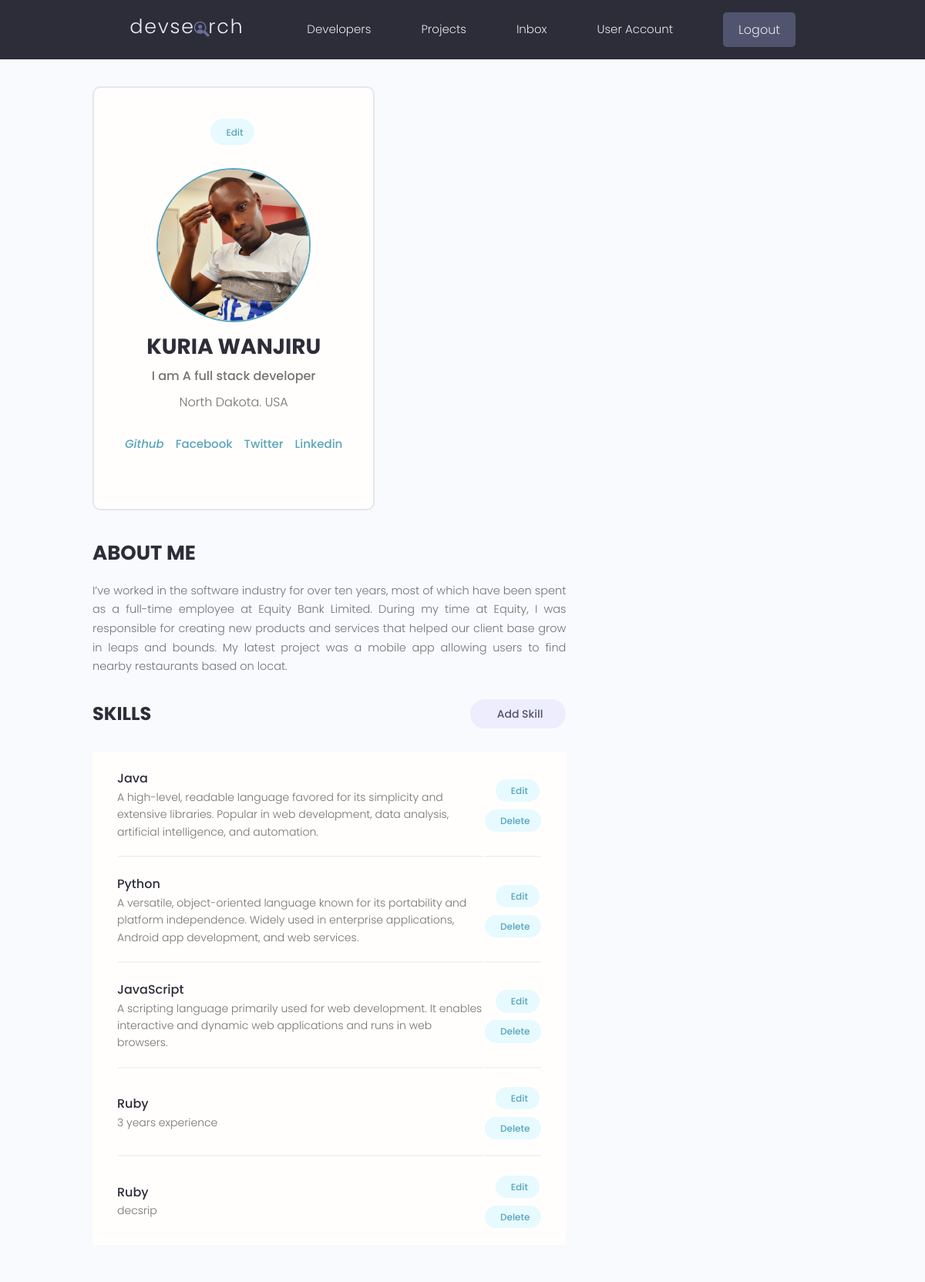
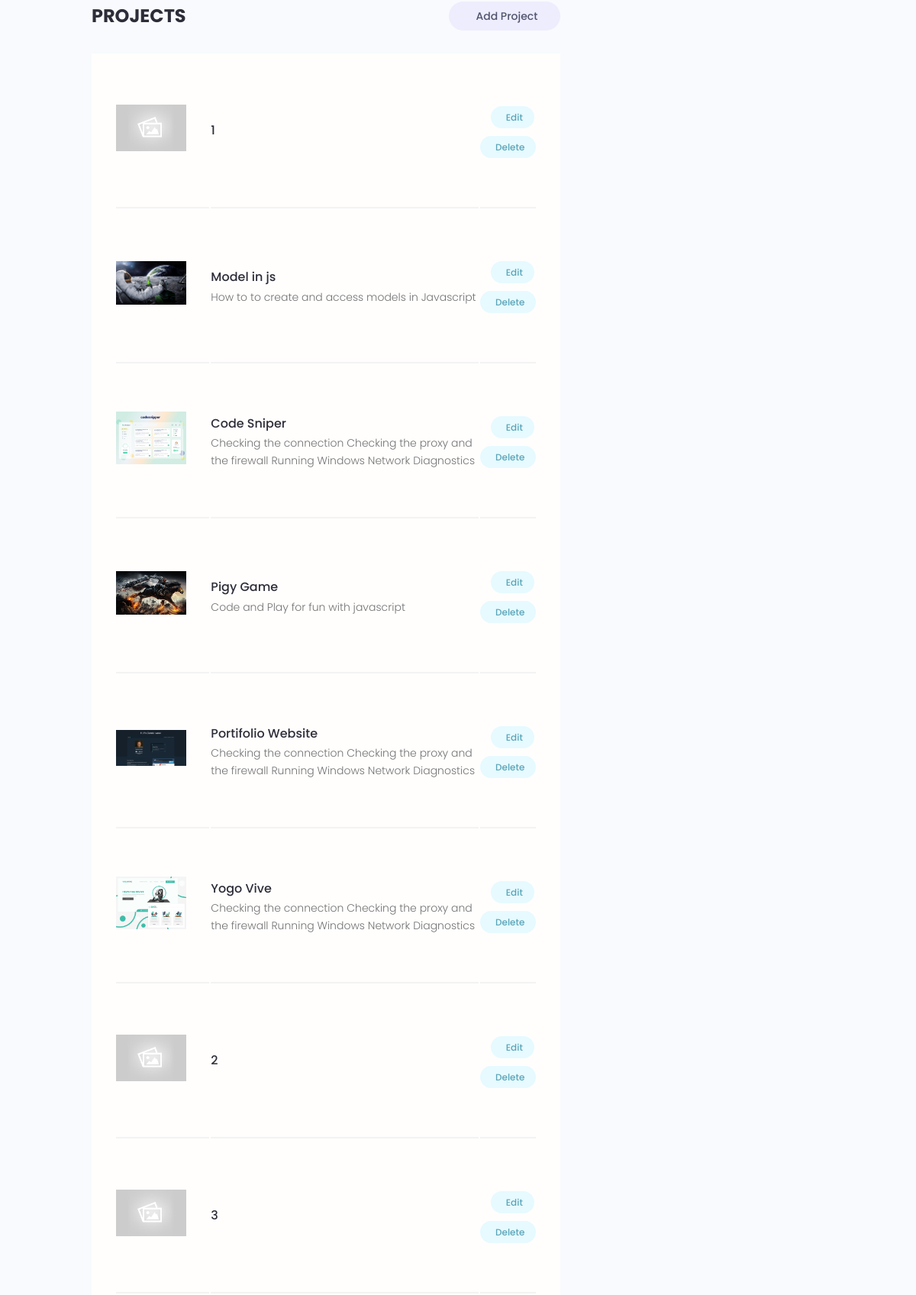
The app's page /account/ (signed in, upper part) with its own data (2 pictures, top to bottom).
### users/models.py (models this page shows, shortened)
class Profile(models.Model):
    user  = models.OneToOneField(User, on_delete=models.CASCADE, null=True, blank=True)
    name = models.CharField(max_length=200,null=True, blank=True)
    user_name = models.CharField(max_length=200,null=True, blank=True)
    location = models.CharField(max_length=200,null=True, blank=True)
    email = models.EmailField(max_length=500, null=True, blank=True)
    short_intro = models.CharField(max_length=200, null=True, blank=True)
    bio = models.TextField(null=True, blank=True)
    profile_image = models.FileField(null=True, blank=True,
                                    upload_to='profiles/', default="profiles/user-default.png")
    social_github = models.CharField(max_length=200,null=True, blank=True)
    social_facebook = models.CharField(max_length=200,null=True, blank=True)
    social_twitter = models.CharField(max_length=200,null=True, blank=True)
    social_linkedin = models.CharField(max_length=200,null=True, blank=True)
    social_youtube = models.CharField(max_length=200,null=True, blank=True)
    social_website = models.CharField(max_length=200,null=True, blank=True)
    created =models.DateTimeField(auto_now_add=True)
    id = models.UUIDField(default=uuid.uuid4, unique=True,editable=False,
                            primary_key=True)

class Skill(models.Model):
    owner = models.ForeignKey(Profile, null=True, blank=True, on_delete=models.CASCADE)
    name = models.CharField(max_length=200,null=True, blank=True)
    description = models.TextField(null=True, blank=True)
    created =models.DateTimeField(auto_now_add=True)
    id = models.UUIDField(default=uuid.uuid4, unique=True,editable=False,
                            primary_key=True)

### projects/models.py (models this page shows, shortened)
class Project(models.Model):
    owner = models.ForeignKey(Profile, null=True, blank=True, on_delete=models.SET_NULL)
    title = models.CharField(max_length=200)
    description = models.TextField(null=True, blank=True)
    demo_link = models.CharField(max_length=2000, null=True, blank=True)
    source_link = models.CharField(max_length=200, null=True, blank=True)
    featured_image = models.ImageField(default='default.jpg', null=True, blank=True)
    tags = models.ManyToManyField('Tag', blank=True)
    vote_total =models.IntegerField(default=0, null=True, blank=True)
    vote_ratio =models.IntegerField(default=0, null=True, blank=True)
    created =models.DateTimeField(auto_now_add=True)
    id = models.UUIDField(default=uuid.uuid4, unique=True,editable=False,
                            primary_key=True)
    class Meta:
        ordering=['-vote_ratio', '-vote_total', 'title']

### users/views.py (the view)
# urls.py: path('account/', views.userAccount, name='account'),
@login_required(login_url='login')
def userAccount(request):
    profile = request.user.profile
    skills = profile.skill_set.all()
    projects = profile.project_set.all()
    context = {'profile': profile, 'projects':projects, 'skills':skills}
    return render(request, 'users/account.html', context)

### users/templates/users/account.html (shortened to what this page needs)
{% extends 'main.html' %}
{% block content %}
  <main class="settingsPage profile my-md">
    <div class="container">
      <div class="layout">
        <div class="column column--1of3">
          <div class="card text-center">
            <div class="card__body dev">
              <a class="tag tag--pill tag--main settings__btn" href="{% url 'edit-account' %}"> Edit</a>
              <img class="avatar avatar--xl dev__avatar" src="{{ profile.profile_image.url }}" />
              <h2 class="dev__name">{{ profile.name}}</h2>
              <p class="dev__title">{{profile.short_intro}}</p>
              <p class="dev__location">{{profile.location}}</p>
              <ul class="dev__social">
                {% if profile.social_github %}
                <li>
                <a title="Github" href="{{ profiles.social_github }}" target="_blank">
                    <i class="im im-github"> Github</i></a>
                </li>
                {% endif %}
                {% if profile.social_facebook %}
                <li>
                <a title="Stackoverflow" href="{{ profiles.social_facebook }}" target="_blank"> Facebook</a>
                </li>
                {% endif %}
                {% if profile.social_twitter %}
                <li>
                <a title="Twitter" href="{{profiles.social_twitter}}" target="_blank"> Twitter</a>
                </li>
                {% endif %}
                {% if profile.social_linkedin %}
                <li>
                <a title="LinkedIn" href="{{profiles.social_linkedin}}" target="_blank"> Linkedin</a>
                </li>
                {% endif %}
              </ul>
            </div>
          </div>
        </div>
        <div class="column column--2of3">
          <div class="devInfo">
            <h3 class="devInfo__title">About Me</h3>
            <p class="devInfo__about">
              {{profile.bio}}
            </p>
          </div>
          <div class="settings">
            <h3 class="settings__title">Skills</h3>
            <a class="tag tag--pill tag--sub settings__btn tag--lg" href="{% url 'create-skill' %}"> Add Skill</a>
          </div>
          <table class="settings__table">
            {% for skill in skills %}
            <tr>
              <td class="settings__tableInfo">
                <h4>{{skill.name}}</h4>
                <p>
                  {{skill.description}}
                </p>
              </td>
              <td class="settings__tableActions">
                <a class="tag tag--pill tag--main settings__btn" href="{% url 'edit-skill' skill.id %}"> Edit</a>
                <a class="tag tag--pill tag--main settings__btn" href="{% url 'delete-skill' skill.id %}?next=/account/">
                  Delete</a>
              </td>
            </tr>
              {% endfor %}
          </table>
          <div class="settings">
            <h3 class="settings__title">Projects</h3>
            <a class="tag tag--pill tag--sub settings__btn tag--lg" href="{% url 'create-project' %}"> Add Project</a>
          </div>
          <table class="settings__table">
            {% for project in projects %}
            <tr>
              <td class="settings__thumbnail">
                <a href="{%  url 'project' project.id %}"><img src="{{ project.featured_image.url }}" alt="Project Thumbnail" /></a>
              </td>
              <td class="settings__tableInfo">
                <a href="{%  url 'project' project.id %}">{{project.title}}</a>
                <p>
                {{ project.description}}
                </p>
              </td>
              <td class="settings__tableActions">
                <a class="tag tag--pill tag--main settings__btn" href="{% url 'update-project' project.id %}"> Edit</a>
                <a class="tag tag--pill tag--main settings__btn" href="{% url 'delete-project' project.id %}?next=/account/">
                  Delete</a>
              </td>
            </tr>
            {% endfor %}
          </table>
        </div>
      </div>
    </div>
  </main>
{% endblock %}

### static/styles/app.css (style rules this page uses)
:root { --color-sub: #2d2d39; }
.card { border: 2px solid var(--color-light); }
img { width: 100%; }
.profile .card > .dev { padding: 4rem; }
.dev__avatar { display: block; margin: auto; }
.dev__name { color: var(--color-sub); font-size: 2.8rem; font-weight: 700; margin-top: 1rem; margin-bottom: 0.5rem; }
.dev__title { font-size: 1.6rem; font-weight: 500; line-height: 1.3; }
.dev__location { margin-top: 1rem; }
.dev__social { margin: 3rem 0; list-style: none; display: flex; justify-content: center; gap: 1.5rem; }
.devInfo { margin-bottom: 3rem; }
.devInfo__title, .devInfo__subtitle { font-size: 2.6rem; color: var(--color-sub); text-transform: uppercase; font-weight: 700; margin-bottom: 1.5rem; }
.devInfo__about, .devSkill__info { font-size: 1.45rem; line-height: 1.7; text-align: justify; }
.settingsPage .dev > .settings__btn { display: inline-block; margin-bottom: 3rem; }
.settings { display: flex; justify-content: space-between; align-items: center; }
.settings__title { font-size: 2.4rem; text-transform: uppercase; font-weight: 700; color: var(--color-sub); }
.settings__table { margin-top: 3rem; margin-bottom: 5rem; padding: 0 3rem; background: var(--color-white); }
.settings__table tr { width: 100%; }
.settings__table tr > td { padding: 2rem 0; }
.settings__table tr:not(:last-child) td { border-bottom: 2px solid var(--color-white-light); }
.settings__thumbnail { width: 23%; min-width: 10rem; }
.settings__thumbnail img { padding-right: 3rem; height: 15rem; object-fit: contain; }
.settings__tableInfo { width: 100%; }
.settings__tableInfo h4, .settings__tableInfo a { padding-right: 1rem; width: auto; font-size: 1.6rem; font-weight: 500; color: var(--color-sub); }
.settings__tableInfo p { font-size: 1.4rem; }
.settings__tableActions { text-align: right; }

### static/uikit/styles/modules/_variables.css (style rules this page uses)
:root { --color-main: #5aa5b9; --color-main-light: #e6faff; --color-sub: #3f4156; --color-sub-light: #51546e; --color-sub-lighter: #ededfd; --color-text: #737373; --color-gray: #8b8b8b; --color-light: #e5e7eb; --color-light-gray: #767676; --color-bg: #f8fafd; --color-white: #fffefd; --color-white-light: #f3f3f3; --color-success: #359e64; --color-success-bg: #def8e8; --color-error: #fc4b0b; --color-error-bg: #fff2ee; --font-base: 'Poppins', arial, helvetica, 'Segoe UI', roboto, ubuntu, sans-serif; --font-monospace: 'Fira Code', 'Courier New', courier, monospace; --font-regular: 300; --font-medium: 500; --font-bold: 700; --generic-shadow: 1px 1px 5px #00000010; --generic-transition: all 0.3s ease-in-out; }

### static/uikit/styles/modules/_base.css (style rules this page uses)
* { margin: 0; padding: 0; box-sizing: border-box; text-rendering: optimizeLegibility; color: inherit; font-size: inherit; }
html { font-size: 50%; }
@media only screen and (min-width: 480px) { html { font-size: 56.25%; } }
@media only screen and (min-width: 1200px) { html { font-size: 62.5%; } }
body { line-height: 1.6; font-weight: 400; font-size: 1.5rem; color: var(--color-text); background-color: var(--color-bg); min-height: 100vh; }

### static/uikit/styles/modules/_typography.css (style rules this page uses)
* { font-family: var(--font-base); }
h2 { font-size: 3.6rem; font-weight: var(--font-bold); }
h3 { font-size: 3.2rem; font-weight: var(--font-medium); }
h4 { font-size: 2.8rem; font-weight: var(--font-medium); }
p, span, strong { font-size: 1.6rem; color: var(--color-text); font-weight: var(--font-regular); }
a { padding-bottom: 2px; text-decoration: none; display: inline-block; color: var(--color-main); font-weight: var(--font-medium); }

### static/uikit/styles/modules/_utilities.css (style rules this page uses)
.container { width: 92%; max-width: 165rem; margin: 0 auto; box-sizing: border-box; }
@media screen and (min-width: 1000px) { .container { width: 90%; } }
@media screen and (min-width: 1200px) { .container { width: 80%; } }
.text-center { text-align: center; }
.my-md { margin: 3rem auto; }

### static/uikit/styles/modules/_avatar.css (style rules this page uses)
.avatar { border-radius: 50%; border: 2px solid var(--color-main); object-fit: cover; }
.avatar--xl { height: 20rem; width: 20rem; }

### static/uikit/styles/modules/_card.css (style rules this page uses)
.card { border-radius: 1rem; background-color: var(--color-white); border: 1.5px solid var(--color-light); width: auto; height: auto; margin-top: 0.5rem; margin-bottom: 0.5rem; overflow: hidden; }
.card__body, .card__header { padding: 2rem 2.5rem; }

### static/uikit/styles/modules/_layout.css (style rules this page uses)
.layout { display: flex; flex-flow: row wrap; justify-content: space-between; }
.layout > .column { margin-bottom: 3rem; }
.layout > .column.column--1of3 { flex-basis: 30%; }
.layout > .column.column--2of3 { flex-basis: 64%; }

### records on screen
Profile: profile_image (picture), name "KURIA WANJIRU", short_intro "I am A full stack developer", location "North Dakota. USA", bio "I’ve worked in the software industry for over ten years, most of which have been spent as a full-time employee at Equity Bank Limited. During my time at Equity, I was responsible for creating new products and services that helped our client base grow in leaps and bounds. My latest project was a mobile app allowing users to find nearby restaurants based on locat."
Skill: name "Java", description "A high-level, readable language favored for its simplicity and extensive libraries. Popular in web development, data analysis, artificial intelligence, and automation."
Skill: name "Python", description "A versatile, object-oriented language known for its portability and platform independence. Widely used in enterprise applications, Android app development, and web services."
Skill: name "JavaScript", description "A scripting language primarily used for web development. It enables interactive and dynamic web applications and runs in web browsers."
Skill: name "Ruby", description "3 years experience"
Skill: name "Ruby", description "decsrip"
Project: featured_image (placeholder picture), title "1"
Project: featured_image (picture), title "Model in js", description "How to to create and access models in Javascript"
Project: featured_image (picture), title "Code Sniper", description "Checking the connection Checking the proxy and the firewall Running Windows Network Diagnostics"
Project: featured_image (picture), title "Pigy Game", description "Code and Play for fun with javascript"
Project: featured_image (picture), title "Portifolio Website", description "Checking the connection Checking the proxy and the firewall Running Windows Network Diagnostics"
Project: featured_image (picture), title "Yogo Vive", description "Checking the connection Checking the proxy and the firewall Running Windows Network Diagnostics"
Project: featured_image (placeholder picture), title "2"
Project: featured_image (placeholder picture), title "3"
